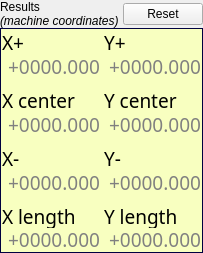
            <widget class="QWidget" name="gbResults" native="true">
             <layout class="QGridLayout" name="gridLayout_18">
              <property name="leftMargin">
               <number>0</number>
              </property>
              <property name="topMargin">
               <number>0</number>
              </property>
              <property name="rightMargin">
               <number>0</number>
              </property>
              <property name="bottomMargin">
               <number>0</number>
              </property>
              <property name="horizontalSpacing">
               <number>4</number>
              </property>
              <property name="verticalSpacing">
               <number>0</number>
              </property>
              <item row="0" column="0">
               <widget class="QLabel" name="label_5">
                <property name="text">
                 <string>Results&lt;br /&gt;
&lt;i&gt;(machine coordinates)&lt;/i&gt;</string>
                </property>
                <property name="textFormat">
                 <enum>Qt::RichText</enum>
                </property>
                <property name="wordWrap">
                 <bool>false</bool>
                </property>
               </widget>
              </item>
              <item row="1" column="0" colspan="2">
               <widget class="QWidget" name="qwResultsXY" native="true">
                <property name="minimumSize">
                 <size>
                  <width>0</width>
                  <height>225</height>
                 </size>
                </property>
                <property name="maximumSize">
                 <size>
                  <width>16777215</width>
                  <height>225</height>
                 </size>
                </property>
                <property name="styleSheet">
                 <string notr="true">#qwResultsXY{background-color: rgb(248, 255, 192); color: rgb(0, 0, 63); border-width: 1px; border-style: solid;}</string>
                </property>
                <layout class="QGridLayout" name="gridLayout_14">
                 <property name="leftMargin">
                  <number>0</number>
                 </property>
                 <property name="topMargin">
                  <number>0</number>
                 </property>
                 <property name="rightMargin">
                  <number>0</number>
                 </property>
                 <property name="bottomMargin">
                  <number>0</number>
                 </property>
                 <property name="horizontalSpacing">
                  <number>0</number>
                 </property>
                 <property name="verticalSpacing">
                  <number>6</number>
                 </property>
                 <item row="0" column="0">
                  <widget class="QWidget" name="qwResultsXY_2" native="true">
                   <layout class="QVBoxLayout" name="verticalLayout_18">
                    <property name="spacing">
                     <number>0</number>
                    </property>
                    <property name="leftMargin">
                     <number>2</number>
                    </property>
                    <property name="topMargin">
                     <number>2</number>
                    </property>
                    <property name="rightMargin">
                     <number>2</number>
                    </property>
                    <property name="bottomMargin">
                     <number>2</number>
                    </property>
                    <item>
                     <widget class="QLabel" name="lblLblPosX_2">
                      <property name="sizePolicy">
                       <sizepolicy hsizetype="Expanding" vsizetype="Fixed">
                        <horstretch>1</horstretch>
                        <verstretch>0</verstretch>
                       </sizepolicy>
                      </property>
                      <property name="maximumSize">
                       <size>
                        <width>16777215</width>
                        <height>16777215</height>
                       </size>
                      </property>
                      <property name="font">
                       <font>
                        <family>LED Calculator</family>
                        <pointsize>14</pointsize>
                       </font>
                      </property>
                      <property name="text">
                       <string notr="true">X+</string>
                      </property>
                     </widget>
                    </item>
                    <item>
                     <widget class="QLabel" name="qfProbeResultXmax">
                      <property name="sizePolicy">
                       <sizepolicy hsizetype="Expanding" vsizetype="Fixed">
                        <horstretch>3</horstretch>
                        <verstretch>0</verstretch>
                       </sizepolicy>
                      </property>
                      <property name="minimumSize">
                       <size>
                        <width>0</width>
                        <height>0</height>
                       </size>
                      </property>
                      <property name="font">
                       <font>
                        <family>LED Calculator</family>
                        <pointsize>14</pointsize>
                       </font>
                      </property>
                      <property name="styleSheet">
                       <string notr="true">color: #808080;</string>
                      </property>
                      <property name="text">
                       <string notr="true">+0000.000</string>
                      </property>
                      <property name="alignment">
                       <set>Qt::AlignRight|Qt::AlignTrailing|Qt::AlignVCenter</set>
                      </property>
                     </widget>
                    </item>
                   </layout>
                  </widget>
                 </item>
                 <item row="0" column="1">
                  <widget class="QWidget" name="qwResultsXY_3" native="true">
                   <layout class="QVBoxLayout" name="verticalLayout_19">
                    <property name="spacing">
                     <number>0</number>
                    </property>
                    <property name="leftMargin">
                     <number>2</number>
                    </property>
                    <property name="topMargin">
                     <number>2</number>
                    </property>
                    <property name="rightMargin">
                     <number>2</number>
                    </property>
                    <property name="bottomMargin">
                     <number>2</number>
                    </property>
                    <item>
                     <widget class="QLabel" name="lblLblPosY_2">
                      <property name="sizePolicy">
                       <sizepolicy hsizetype="Expanding" vsizetype="Fixed">
                        <horstretch>1</horstretch>
                        <verstretch>0</verstretch>
                       </sizepolicy>
                      </property>
                      <property name="maximumSize">
                       <size>
                        <width>16777215</width>
                        <height>16777215</height>
                       </size>
                      </property>
                      <property name="font">
                       <font>
                        <family>LED Calculator</family>
                        <pointsize>14</pointsize>
                       </font>
                      </property>
                      <property name="text">
                       <string notr="true">Y+</string>
                      </property>
                     </widget>
                    </item>
                    <item>
                     <widget class="QLabel" name="qfProbeResultYmax">
                      <property name="sizePolicy">
                       <sizepolicy hsizetype="Expanding" vsizetype="Fixed">
                        <horstretch>3</horstretch>
                        <verstretch>0</verstretch>
                       </sizepolicy>
                      </property>
                      <property name="minimumSize">
                       <size>
                        <width>0</width>
                        <height>0</height>
                       </size>
                      </property>
                      <property name="font">
                       <font>
                        <family>LED Calculator</family>
                        <pointsize>14</pointsize>
                       </font>
                      </property>
                      <property name="styleSheet">
                       <string notr="true">color: #808080;</string>
                      </property>
                      <property name="text">
                       <string notr="true">+0000.000</string>
                      </property>
                      <property name="alignment">
                       <set>Qt::AlignRight|Qt::AlignTrailing|Qt::AlignVCenter</set>
                      </property>
                     </widget>
                    </item>
                   </layout>
                  </widget>
                 </item>
                 <item row="1" column="0">
                  <widget class="QWidget" name="qwResultsXY_4" native="true">
                   <layout class="QVBoxLayout" name="verticalLayout_21">
                    <property name="spacing">
                     <number>0</number>
                    </property>
                    <property name="leftMargin">
                     <number>2</number>
                    </property>
                    <property name="topMargin">
                     <number>2</number>
                    </property>
                    <property name="rightMargin">
                     <number>2</number>
                    </property>
                    <property name="bottomMargin">
                     <number>2</number>
                    </property>
                    <item>
                     <widget class="QLabel" name="lblLblPosX_3">
                      <property name="sizePolicy">
                       <sizepolicy hsizetype="Expanding" vsizetype="Fixed">
                        <horstretch>1</horstretch>
                        <verstretch>0</verstretch>
                       </sizepolicy>
                      </property>
                      <property name="maximumSize">
                       <size>
                        <width>16777215</width>
                        <height>16777215</height>
                       </size>
                      </property>
                      <property name="font">
                       <font>
                        <family>LED Calculator</family>
                        <pointsize>14</pointsize>
                       </font>
                      </property>
                      <property name="text">
                       <string notr="true">X center</string>
                      </property>
                     </widget>
                    </item>
                    <item>
                     <widget class="QLabel" name="qfProbeResultXcenter">
                      <property name="sizePolicy">
                       <sizepolicy hsizetype="Expanding" vsizetype="Fixed">
                        <horstretch>3</horstretch>
                        <verstretch>0</verstretch>
                       </sizepolicy>
                      </property>
                      <property name="minimumSize">
                       <size>
                        <width>0</width>
                        <height>0</height>
                       </size>
                      </property>
                      <property name="font">
                       <font>
                        <family>LED Calculator</family>
                        <pointsize>14</pointsize>
                       </font>
                      </property>
                      <property name="styleSheet">
                       <string notr="true">color: #808080;</string>
                      </property>
                      <property name="text">
                       <string notr="true">+0000.000</string>
                      </property>
                      <property name="alignment">
                       <set>Qt::AlignRight|Qt::AlignTrailing|Qt::AlignVCenter</set>
                      </property>
                     </widget>
                    </item>
                   </layout>
                  </widget>
                 </item>
                 <item row="1" column="1">
                  <widget class="QWidget" name="qwResultsXY_5" native="true">
                   <layout class="QVBoxLayout" name="verticalLayout_20">
                    <property name="spacing">
                     <number>0</number>
                    </property>
                    <property name="leftMargin">
                     <number>2</number>
                    </property>
                    <property name="topMargin">
                     <number>2</number>
                    </property>
                    <property name="rightMargin">
                     <number>2</number>
                    </property>
                    <property name="bottomMargin">
                     <number>2</number>
                    </property>
                    <item>
                     <widget class="QLabel" name="lblLblPosY_3">
                      <property name="sizePolicy">
                       <sizepolicy hsizetype="Expanding" vsizetype="Fixed">
                        <horstretch>1</horstretch>
                        <verstretch>0</verstretch>
                       </sizepolicy>
                      </property>
                      <property name="maximumSize">
                       <size>
                        <width>16777215</width>
                        <height>16777215</height>
                       </size>
                      </property>
                      <property name="font">
                       <font>
                        <family>LED Calculator</family>
                        <pointsize>14</pointsize>
                       </font>
                      </property>
                      <property name="text">
                       <string notr="true">Y center</string>
                      </property>
                     </widget>
                    </item>
                    <item>
                     <widget class="QLabel" name="qfProbeResultYcenter">
                      <property name="sizePolicy">
                       <sizepolicy hsizetype="Expanding" vsizetype="Fixed">
                        <horstretch>3</horstretch>
                        <verstretch>0</verstretch>
                       </sizepolicy>
                      </property>
                      <property name="minimumSize">
                       <size>
                        <width>0</width>
                        <height>0</height>
                       </size>
                      </property>
                      <property name="font">
                       <font>
                        <family>LED Calculator</family>
                        <pointsize>14</pointsize>
                       </font>
                      </property>
                      <property name="styleSheet">
                       <string notr="true">color: #808080;</string>
                      </property>
                      <property name="text">
                       <string notr="true">+0000.000</string>
                      </property>
                      <property name="alignment">
                       <set>Qt::AlignRight|Qt::AlignTrailing|Qt::AlignVCenter</set>
                      </property>
                     </widget>
                    </item>
                   </layout>
                  </widget>
                 </item>
                 <item row="2" column="0">
                  <widget class="QWidget" name="qwResultsXY_6" native="true">
                   <layout class="QVBoxLayout" name="verticalLayout_23">
                    <property name="spacing">
                     <number>0</number>
                    </property>
                    <property name="leftMargin">
                     <number>2</number>
                    </property>
                    <property name="topMargin">
                     <number>2</number>
                    </property>
                    <property name="rightMargin">
                     <number>2</number>
                    </property>
                    <property name="bottomMargin">
                     <number>2</number>
                    </property>
                    <item>
                     <widget class="QLabel" name="lblLblPosX_4">
                      <property name="sizePolicy">
                       <sizepolicy hsizetype="Expanding" vsizetype="Fixed">
                        <horstretch>1</horstretch>
                        <verstretch>0</verstretch>
                       </sizepolicy>
                      </property>
                      <property name="maximumSize">
                       <size>
                        <width>16777215</width>
                        <height>16777215</height>
                       </size>
                      </property>
                      <property name="font">
                       <font>
                        <family>LED Calculator</family>
                        <pointsize>14</pointsize>
                       </font>
                      </property>
                      <property name="text">
                       <string notr="true">X-</string>
                      </property>
                     </widget>
                    </item>
                    <item>
                     <widget class="QLabel" name="qfProbeResultXmin">
                      <property name="sizePolicy">
                       <sizepolicy hsizetype="Expanding" vsizetype="Fixed">
                        <horstretch>3</horstretch>
                        <verstretch>0</verstretch>
                       </sizepolicy>
                      </property>
                      <property name="minimumSize">
                       <size>
                        <width>0</width>
                        <height>0</height>
                       </size>
                      </property>
                      <property name="font">
                       <font>
                        <family>LED Calculator</family>
                        <pointsize>14</pointsize>
                       </font>
                      </property>
                      <property name="styleSheet">
                       <string notr="true">color: #808080;</string>
                      </property>
                      <property name="text">
                       <string notr="true">+0000.000</string>
                      </property>
                      <property name="alignment">
                       <set>Qt::AlignRight|Qt::AlignTrailing|Qt::AlignVCenter</set>
                      </property>
                     </widget>
                    </item>
                   </layout>
                  </widget>
                 </item>
                 <item row="2" column="1">
                  <widget class="QWidget" name="qwResultsXY_7" native="true">
                   <layout class="QVBoxLayout" name="verticalLayout_22">
                    <property name="spacing">
                     <number>0</number>
                    </property>
                    <property name="leftMargin">
                     <number>2</number>
                    </property>
                    <property name="topMargin">
                     <number>2</number>
                    </property>
                    <property name="rightMargin">
                     <number>2</number>
                    </property>
                    <property name="bottomMargin">
                     <number>2</number>
                    </property>
                    <item>
                     <widget class="QLabel" name="lblLblPosY_4">
                      <property name="sizePolicy">
                       <sizepolicy hsizetype="Expanding" vsizetype="Fixed">
                        <horstretch>1</horstretch>
                        <verstretch>0</verstretch>
                       </sizepolicy>
                      </property>
                      <property name="maximumSize">
                       <size>
                        <width>16777215</width>
                        <height>16777215</height>
                       </size>
                      </property>
                      <property name="font">
                       <font>
                        <family>LED Calculator</family>
                        <pointsize>14</pointsize>
                       </font>
                      </property>
                      <property name="text">
                       <string notr="true">Y-</string>
                      </property>
                     </widget>
                    </item>
                    <item>
                     <widget class="QLabel" name="qfProbeResultYmin">
                      <property name="sizePolicy">
                       <sizepolicy hsizetype="Expanding" vsizetype="Fixed">
                        <horstretch>3</horstretch>
                        <verstretch>0</verstretch>
                       </sizepolicy>
                      </property>
                      <property name="minimumSize">
                       <size>
                        <width>0</width>
                        <height>0</height>
                       </size>
                      </property>
                      <property name="font">
                       <font>
                        <family>LED Calculator</family>
                        <pointsize>14</pointsize>
                       </font>
                      </property>
                      <property name="styleSheet">
                       <string notr="true">color: #808080;</string>
                      </property>
                      <property name="text">
                       <string notr="true">+0000.000</string>
                      </property>
                      <property name="alignment">
                       <set>Qt::AlignRight|Qt::AlignTrailing|Qt::AlignVCenter</set>
                      </property>
                     </widget>
                    </item>
                   </layout>
                  </widget>
                 </item>
                 <item row="3" column="0">
                  <widget class="QWidget" name="qwResultsXY_8" native="true">
                   <layout class="QVBoxLayout" name="verticalLayout_24">
                    <property name="spacing">
                     <number>0</number>
                    </property>
                    <property name="leftMargin">
                     <number>2</number>
                    </property>
                    <property name="topMargin">
                     <number>2</number>
                    </property>
                    <property name="rightMargin">
                     <number>2</number>
                    </property>
                    <property name="bottomMargin">
                     <number>2</number>
                    </property>
                    <item>
                     <widget class="QLabel" name="lblLblPosX_5">
                      <property name="sizePolicy">
                       <sizepolicy hsizetype="Expanding" vsizetype="Fixed">
                        <horstretch>1</horstretch>
                        <verstretch>0</verstretch>
                       </sizepolicy>
                      </property>
                      <property name="maximumSize">
                       <size>
                        <width>16777215</width>
                        <height>16777215</height>
                       </size>
                      </property>
                      <property name="font">
                       <font>
                        <family>LED Calculator</family>
                        <pointsize>14</pointsize>
                       </font>
                      </property>
                      <property name="text">
                       <string notr="true">X length</string>
                      </property>
                     </widget>
                    </item>
                    <item>
                     <widget class="QLabel" name="qfProbeResultXlength">
                      <property name="sizePolicy">
                       <sizepolicy hsizetype="Expanding" vsizetype="Fixed">
                        <horstretch>3</horstretch>
                        <verstretch>0</verstretch>
                       </sizepolicy>
                      </property>
                      <property name="minimumSize">
                       <size>
                        <width>0</width>
                        <height>0</height>
                       </size>
                      </property>
                      <property name="font">
                       <font>
                        <family>LED Calculator</family>
                        <pointsize>14</pointsize>
                       </font>
                      </property>
                      <property name="styleSheet">
                       <string notr="true">color: #808080;</string>
                      </property>
                      <property name="text">
                       <string notr="true">+0000.000</string>
                      </property>
                      <property name="alignment">
                       <set>Qt::AlignRight|Qt::AlignTrailing|Qt::AlignVCenter</set>
                      </property>
                     </widget>
                    </item>
                   </layout>
                  </widget>
                 </item>
                 <item row="3" column="1">
                  <widget class="QWidget" name="qwResultsXY_9" native="true">
                   <layout class="QVBoxLayout" name="verticalLayout_25">
                    <property name="spacing">
                     <number>0</number>
                    </property>
                    <property name="leftMargin">
                     <number>2</number>
                    </property>
                    <property name="topMargin">
                     <number>2</number>
                    </property>
                    <property name="rightMargin">
                     <number>2</number>
                    </property>
                    <property name="bottomMargin">
                     <number>2</number>
                    </property>
                    <item>
                     <widget class="QLabel" name="lblLblPosY_5">
                      <property name="sizePolicy">
                       <sizepolicy hsizetype="Expanding" vsizetype="Fixed">
                        <horstretch>1</horstretch>
                        <verstretch>0</verstretch>
                       </sizepolicy>
                      </property>
                      <property name="maximumSize">
                       <size>
                        <width>16777215</width>
                        <height>16777215</height>
                       </size>
                      </property>
                      <property name="font">
                       <font>
                        <family>LED Calculator</family>
                        <pointsize>14</pointsize>
                       </font>
                      </property>
                      <property name="text">
                       <string notr="true">Y length</string>
                      </property>
                     </widget>
                    </item>
                    <item>
                     <widget class="QLabel" name="qfProbeResultYlength">
                      <property name="sizePolicy">
                       <sizepolicy hsizetype="Expanding" vsizetype="Fixed">
                        <horstretch>3</horstretch>
                        <verstretch>0</verstretch>
                       </sizepolicy>
                      </property>
                      <property name="minimumSize">
                       <size>
                        <width>0</width>
                        <height>0</height>
                       </size>
                      </property>
                      <property name="font">
                       <font>
                        <family>LED Calculator</family>
                        <pointsize>14</pointsize>
                       </font>
                      </property>
                      <property name="styleSheet">
                       <string notr="true">color: #808080;</string>
                      </property>
                      <property name="text">
                       <string notr="true">+0000.000</string>
                      </property>
                      <property name="alignment">
                       <set>Qt::AlignRight|Qt::AlignTrailing|Qt::AlignVCenter</set>
                      </property>
                     </widget>
                    </item>
                   </layout>
                  </widget>
                 </item>
                </layout>
               </widget>
              </item>
              <item row="0" column="1">
               <widget class="QPushButton" name="btnResetResults">
                <property name="text">
                 <string>Reset</string>
                </property>
               </widget>
              </item>
             </layout>
            </widget>
